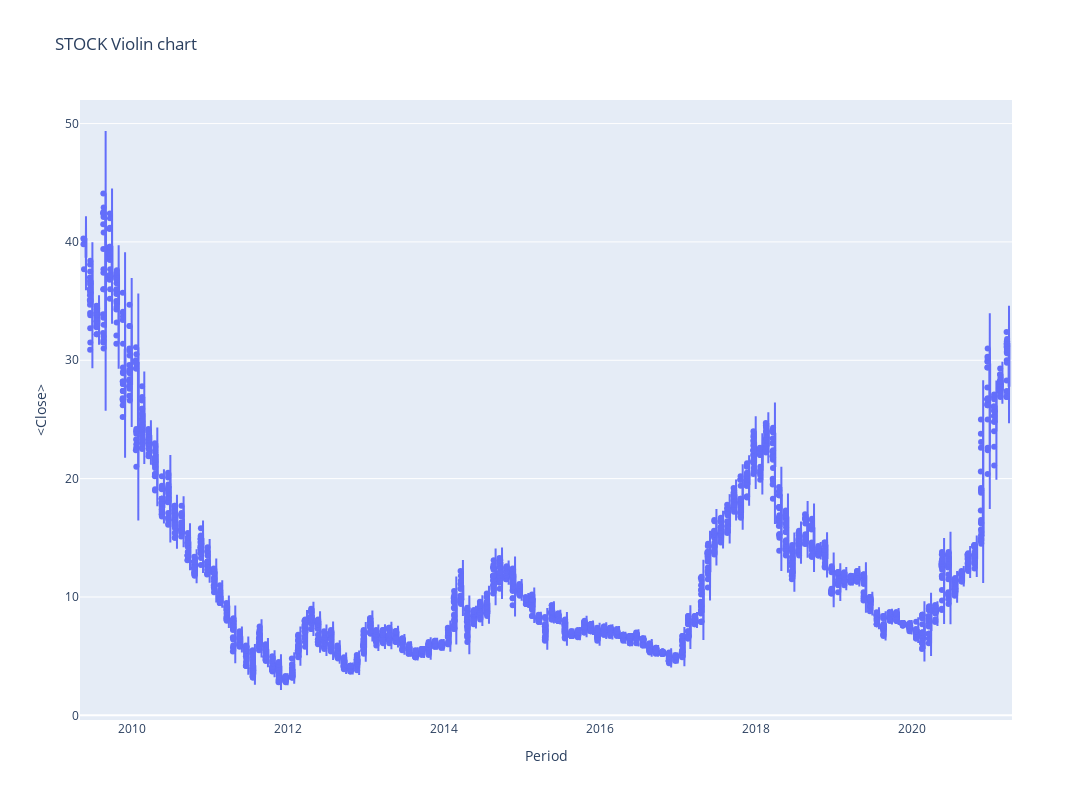

Write notebook code for a chart like this one.
### Code cell
#px.violin(df_tips, y="tip", x="smoker", color="sex", box=True, points="all",
#          hover_data=df_tips.columns)

fig = go.Figure()
px.violin(df,x='Period',y='<Close>',box =True, points='all',
         hover_data=df.columns, title = 'STOCK Violin chart', height= 800, width= 1200)

### Figure 1 — Plotly figure (JSON) as saved in the notebook; plotly's stock layout.template omitted (floating-point values rounded to 4 significant figures; data arrays with more than 128 entries replaced by an {"elided": "..."} marker saying what was removed)
{"data": [{"alignmentgroup": "True", "box": {"visible": true}, "customdata": {"elided": "2959x15 mixed values"}, "hovertemplate": "Period=%{x}<br><Close>=%{y}<br><DTYYYYMMDD>=%{customdata[0]}<br><OpenFixed>=%{customdata[1]}<br><HighFixed>=%{customdata[2]}<br><LowFixed>=%{customdata[3]}<br><CloseFixed>=%{customdata[4]}<br><Volume>=%{customdata[5]}<br><Open>=%{customdata[6]}<br><High>=%{customdata[7]}<br><Low>=%{customdata[8]}<br><VolumeDeal>=%{customdata[9]}<br><VolumeFB>=%{customdata[10]}<br><VolumeFS>=%{customdata[11]}<br>datetime=%{customdata[12]}<br>Month_no=%{customdata[13]}<br>Year_no=%{customdata[14]}<extra></extra>", "legendgroup": "", "marker": {"color": "#636efa"}, "name": "", "offsetgroup": "", "orientation": "v", "points": "all", "scalegroup": "True", "showlegend": false, "type": "violin", "x": {"elided": "2959 str values"}, "x0": " ", "xaxis": "x", "y": {"elided": "2959 float values"}, "y0": " ", "yaxis": "y"}], "layout": {"height": 800, "legend": {"tracegroupgap": 0}, "title": {"text": "STOCK Violin chart"}, "violinmode": "group", "width": 1200, "xaxis": {"anchor": "y", "domain": [0, 1], "title": {"text": "Period"}}, "yaxis": {"anchor": "x", "domain": [0, 1], "title": {"text": "<Close>"}}}}
